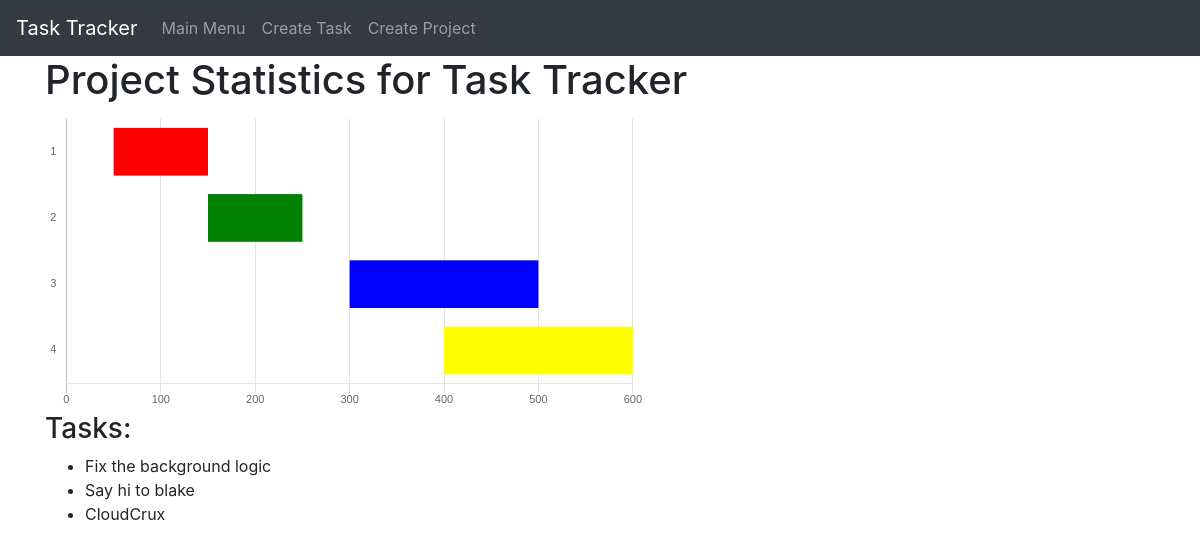
Before: /proj-details/3/ with the older database file.
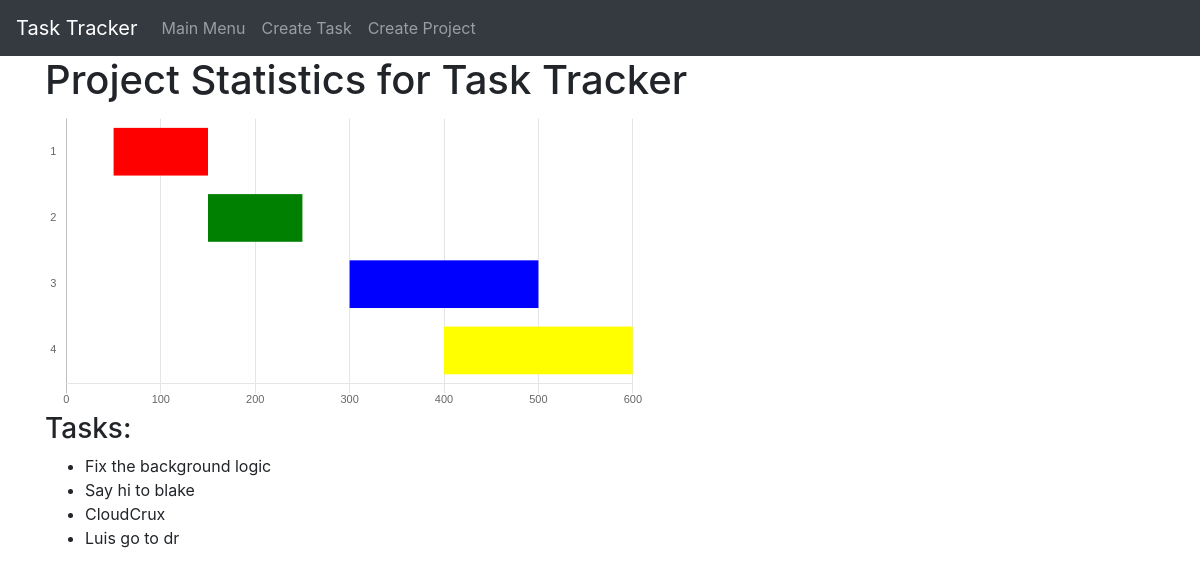
After: the same page with the newer database file.
### sproject_manager/models.py (models this page shows)
class Task(models.Model):
    name = models.CharField(max_length=30)
    description = models.TextField()
    start_date = models.DateTimeField(blank=True, null=True)
    end_date = models.DateTimeField(blank=True, null=True)
    expected_end_date = models.DateTimeField(blank=True, null=True)
    status_choices = (
        ("ACTIVE", "ACTIVE"),
        ("PENDING", "PENDING"),
        ("CLOSED", "CLOSED"),
    )
    status = models.CharField(
        max_length=7,
        choices=status_choices,
        default="PENDING",
    )
    author = models.CharField(max_length=30)
    project = models.ForeignKey('Project', on_delete=models.CASCADE)

### sproject_manager/views.py (the view)
# urls.py: path('proj-details/<int:id>/', views.proj_details, name='proj-details'),
def proj_details(request, id):
    proj = get_object_or_404(Project, id=id)
    task_list = Task.objects.filter(project=id)
    context = {
        'proj': proj,
        'task_list': task_list,
    }
    return render(request, 'sproject_manager/proj-details.html', context)

### sproject_manager/templates/sproject_manager/proj-details.html (shortened to what this page needs)
{% extends 'sproject_manager/base.html' %}
{% load crispy_forms_tags %}
{% block content %}
<div class="container">
      <h1>Project Statistics for {{ proj.name }}</h1>
      <div class="graph_container">
      <canvas id="myChart"></canvas>
      </div>
      <h3>Tasks:</h3>
      <ul>
      {% for task in task_list %}
        <li>{{ task.name }}</li>
      {% endfor %}
      </ul>
</div>
<script>
var defaultData = []
$.ajax({
      method: "GET",
      url: "http://127.0.0.1:8000/api/project/1/",
      success: function(data){
            console.log(data[0].project.start_date)
            console.log(data[0].project.complete_date)
      },
      error: function(error_data){
            console.log("Error")
            console.log(error_data)
      }
})
var barOptions_stacked = {
    hover :{
        animationDuration:10
    },
    scales: {
        xAxes: [{
            label:"Duration",
            ticks: {
                beginAtZero:true,
                fontFamily: "'Open Sans Bold', sans-serif",
                fontSize:11
            },
            scaleLabel:{
                display:false
            },
            gridLines: {
            },
            stacked: true
        }],
        yAxes: [{
            gridLines: {
                display:false,
                color: "#fff",
                zeroLineColor: "#fff",
                zeroLineWidth: 0
            },
            ticks: {
                fontFamily: "'Open Sans Bold', sans-serif",
                fontSize:11
            },
            stacked: true
        }]
    },
    legend:{
        display:false
    },
};
var ctx = document.getElementById("myChart");
var myChart = new Chart(ctx, {
    type: 'horizontalBar',
    data: {
        labels: ["1", "2", "3", "4"],
        datasets: [{
            data: [50,150, 300, 400, 500],
            backgroundColor: "rgba(63,103,126,0)",
            hoverBackgroundColor: "rgba(50,90,100,0)"
        },{
            data: [100, 100, 200, 200, 100],
            backgroundColor: ['red', 'green', 'blue', 'yellow'],
        }]
    },
    options: barOptions_stacked,
});
// this part to make the tooltip only active on your real dataset
var originalGetElementAtEvent = myChart.getElementAtEvent;
myChart.getElementAtEvent = function (e) {
    return originalGetElementAtEvent.apply(this, arguments).filter(function (e) {
        return e._datasetIndex === 1;
    });
}
</script>
{% endblock %}

Changed rows visible on the page:
added Task: name "Luis go to dr"
